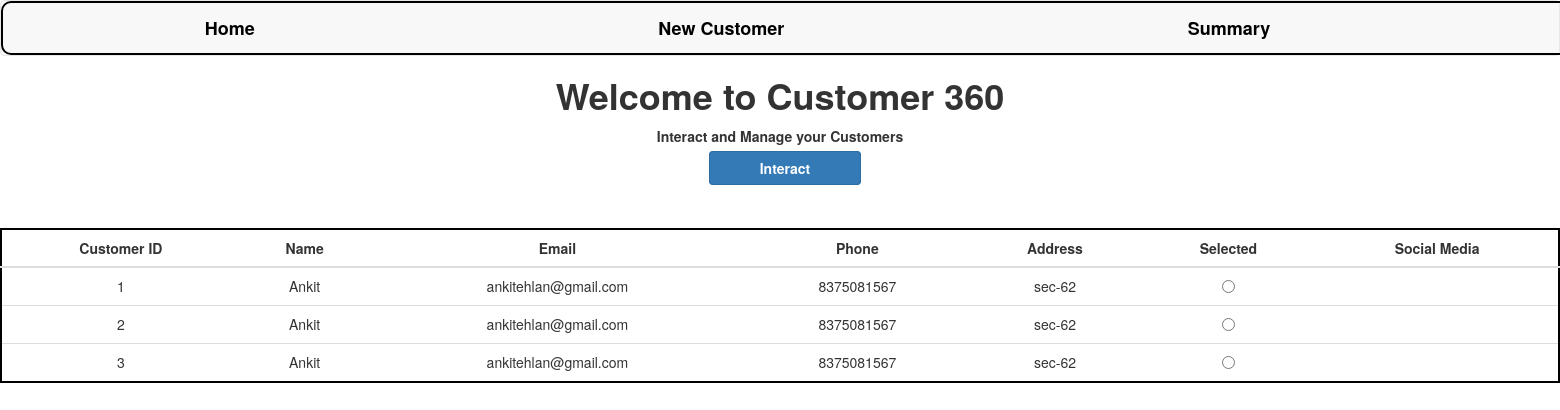
The page / on the database its author committed.
### customer360/models.py (models this page shows, shortened)
class Customer(models.Model):
    id = models.AutoField(primary_key=True)
    name = models.CharField(max_length=100)
    email = models.EmailField(max_length=100)
    phone = models.CharField(max_length=20)
    address = models.CharField(max_length=200)
    social_media = models.CharField(max_length=100, blank=True)

### customer360/views.py (the view)
# urls.py: path('',views.index,name="index"),
def index(request):
    customers = Customer.objects.all()
    context = {"customers":customers}
    return render(request,"index.html",context=context)

### customer360/templates/index.html (shortened to what this page needs)
{% extends 'base.html' %}
{% load static %}
{% block content %}
<html>
    <head>
    </head>
    <body>
        <h1>Welcome to Customer 360</h1>
        <p>Interact and Manage your Customers</p>
        <a class="btn btn-primary" style="font-weight:bold; display:inline" onclick="set_customer()">Interact</a>
        <table class="table">
            <thead>
                <tr>
                    <th>Customer ID</th>
                    <th>Name</th>
                    <th>Email</th>
                    <th>Phone</th>
                    <th>Address</th>
                    <th>Selected</th>
                    <th>Social Media</th>
                </tr>
            </thead>
            <tbody>
                {% for customer in customers %}
                    <tr>
                        <td>{{customer.id }}</td>
                        <td>{{customer.name }}</td>
                        <td>{{customer.email }}</td>
                        <td>{{customer.phone }}</td>
                        <td>{{customer.address }}</td>
                        <td>
                            <input type="radio" name="selected_customers" value="{{ customer.id }}">
                        </td>
                        <td>{{customer.social_media }}</td>
                    </tr>
                {% endfor %}
            </tbody>
        </table>
    </body>
</html>
{% endblock content %}

### static/css/main.css (style rules this page uses)
body { text-align: center; margin: auto; }
h1,p { font-weight: bold; }
table { margin: auto; border: 2px solid #000000; margin-top: 50px; border-radius: 15px; background-color: white; text-align: center; }
th { text-align: center; }
.btn { display: flex; margin-top: 10px; margin-bottom: 10px; padding-left: 50px; padding-right: 50px; text-align: left; margin-left: 10px; }

### rows shown on the page
Customer: id "1", name "Ankit", email "ankitehlan@gmail.com", phone "8375081567", address "sec-62"
Customer: id "2", name "Ankit", email "ankitehlan@gmail.com", phone "8375081567", address "sec-62"
Customer: id "3", name "Ankit", email "ankitehlan@gmail.com", phone "8375081567", address "sec-62"
